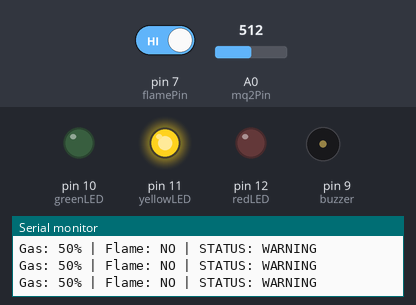
Bench run of a sketch on a simulated Arduino Uno, built with avr-gcc and run on an emulated ATmega328P. Parts: output pins drawn as LEDs (lit = HIGH), buzzer (waves = sounding), the last lines printed to the serial monitor. The test bench sets the inputs (shaded band); at power-on: A0 (mq2Pin) = 512, pin 7 (flamePin) HIGH.

Above: at 1.2 s.
1.3 s: A0 (mq2Pin) set to 615
4.3 s: A0 (mq2Pin) set to 635
At 5.3 s:
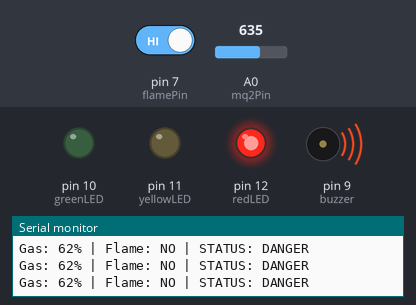
5.8 s: A0 (mq2Pin) set to 306
At 6.8 s:
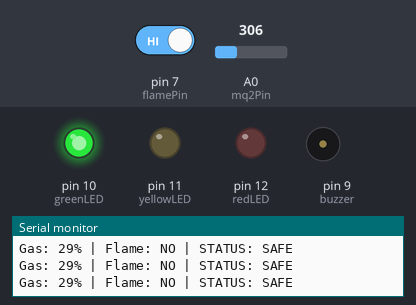
7.3 s: pin 7 (flamePin) driven LOW
At 8.3 s:
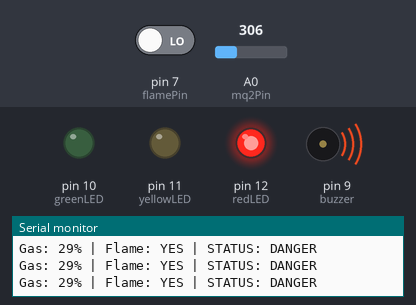
9.2 s: pin 7 (flamePin) driven HIGH
At 10.2 s:
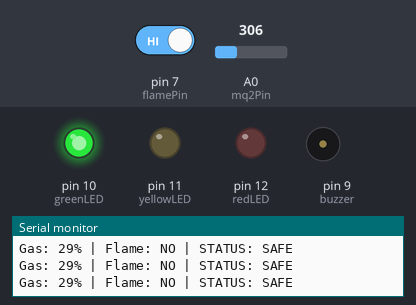
12.2 s: A0 (mq2Pin) set to 314
At 12.6 s:
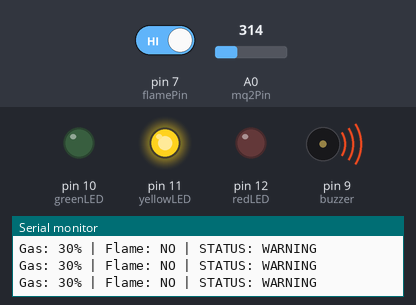
Timing chart, 0 to 16.2 s (numbered marks = the images above; inputs shaded):
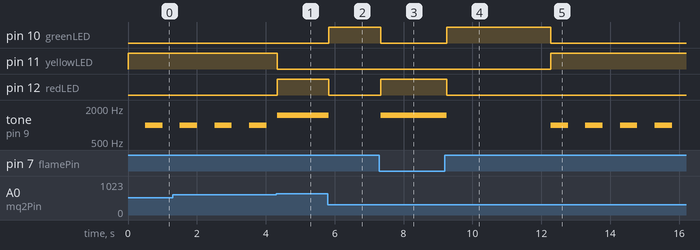

The sketch:

gas-and-fire-alert.ino
```cpp
// Project 2: Gas & Fire Safety Alert System

const int mq2Pin = A0;
const int flamePin = 7;

const int greenLED = 10;
const int yellowLED = 11;
const int redLED = 12;

const int buzzer = 9;

unsigned long previousMillis = 0;
bool buzzerState = false;

void setup() {

  Serial.begin(9600);

  pinMode(flamePin, INPUT_PULLUP);

  pinMode(greenLED, OUTPUT);
  pinMode(yellowLED, OUTPUT);
  pinMode(redLED, OUTPUT);

  pinMode(buzzer, OUTPUT);

}

void loop() {

  int gasValue = analogRead(mq2Pin);

  int gasPercent = map(gasValue, 0, 1023, 0, 100);

  bool flameDetected = (digitalRead(flamePin) == LOW);

  if (gasPercent > 60 || flameDetected) {

    dangerState(gasPercent, flameDetected);

  }

  else if (gasPercent >= 30) {

    warningState(gasPercent);

  }

  else {

    safeState(gasPercent);

  }

  delay(100);

}

void safeState(int gas) {

  digitalWrite(greenLED, HIGH);
  digitalWrite(yellowLED, LOW);
  digitalWrite(redLED, LOW);

  noTone(buzzer);

  Serial.print("Gas: ");
  Serial.print(gas);
  Serial.println("% | Flame: NO | STATUS: SAFE");

}

void warningState(int gas) {

  digitalWrite(greenLED, LOW);
  digitalWrite(yellowLED, HIGH);
  digitalWrite(redLED, LOW);

  unsigned long currentMillis = millis();

  if (currentMillis - previousMillis >= 500) {

    previousMillis = currentMillis;

    buzzerState = !buzzerState;

    if (buzzerState)
      tone(buzzer, 1000);
    else
      noTone(buzzer);

  }

  Serial.print("Gas: ");
  Serial.print(gas);
  Serial.println("% | Flame: NO | STATUS: WARNING");

}

void dangerState(int gas, bool flame) {

  digitalWrite(greenLED, LOW);
  digitalWrite(yellowLED, LOW);
  digitalWrite(redLED, HIGH);

  tone(buzzer, 1500);

  Serial.print("Gas: ");
  Serial.print(gas);
  Serial.print("% | Flame: ");

  if (flame)
    Serial.print("YES");
  else
    Serial.print("NO");

  Serial.println(" | STATUS: DANGER");

}
```

Measured:
- the behaviour switches between 624 and 625 on A0 (mq2Pin) (found by bisection; images 0 and 1)
- the behaviour switches between 306 and 307 on A0 (mq2Pin) (found by bisection; images 4 and 5)
- after the input at 4.3 s, pin 11 (yellowLED): HIGH → LOW at once; pin 12 (redLED): LOW → HIGH at once
- after the input at 5.8 s, pin 10 (greenLED): LOW → HIGH at once; pin 12 (redLED): HIGH → LOW at once; tone on pin 9 (buzzer): 1500 Hz → silent at once
- after the input at 7.3 s, pin 10 (greenLED): HIGH → LOW at once; pin 12 (redLED): LOW → HIGH at once; tone on pin 9 (buzzer): silent → 1500 Hz at once
- after the input at 9.2 s, pin 10 (greenLED): LOW → HIGH after 0.06 s; pin 12 (redLED): HIGH → LOW after 0.06 s; tone on pin 9 (buzzer): 1500 Hz → silent after 0.06 s
- after the input at 12.2 s, pin 10 (greenLED): HIGH → LOW after 0.07 s; pin 11 (yellowLED): LOW → HIGH after 0.07 s; tone on pin 9 (buzzer): alternates 1000 Hz for 0.50 s and silent for 0.50 s, starting after 0.07 s
- by itself, tone on pin 9 (buzzer): alternates 1000 Hz for 0.50 s and silent for 0.50 s
